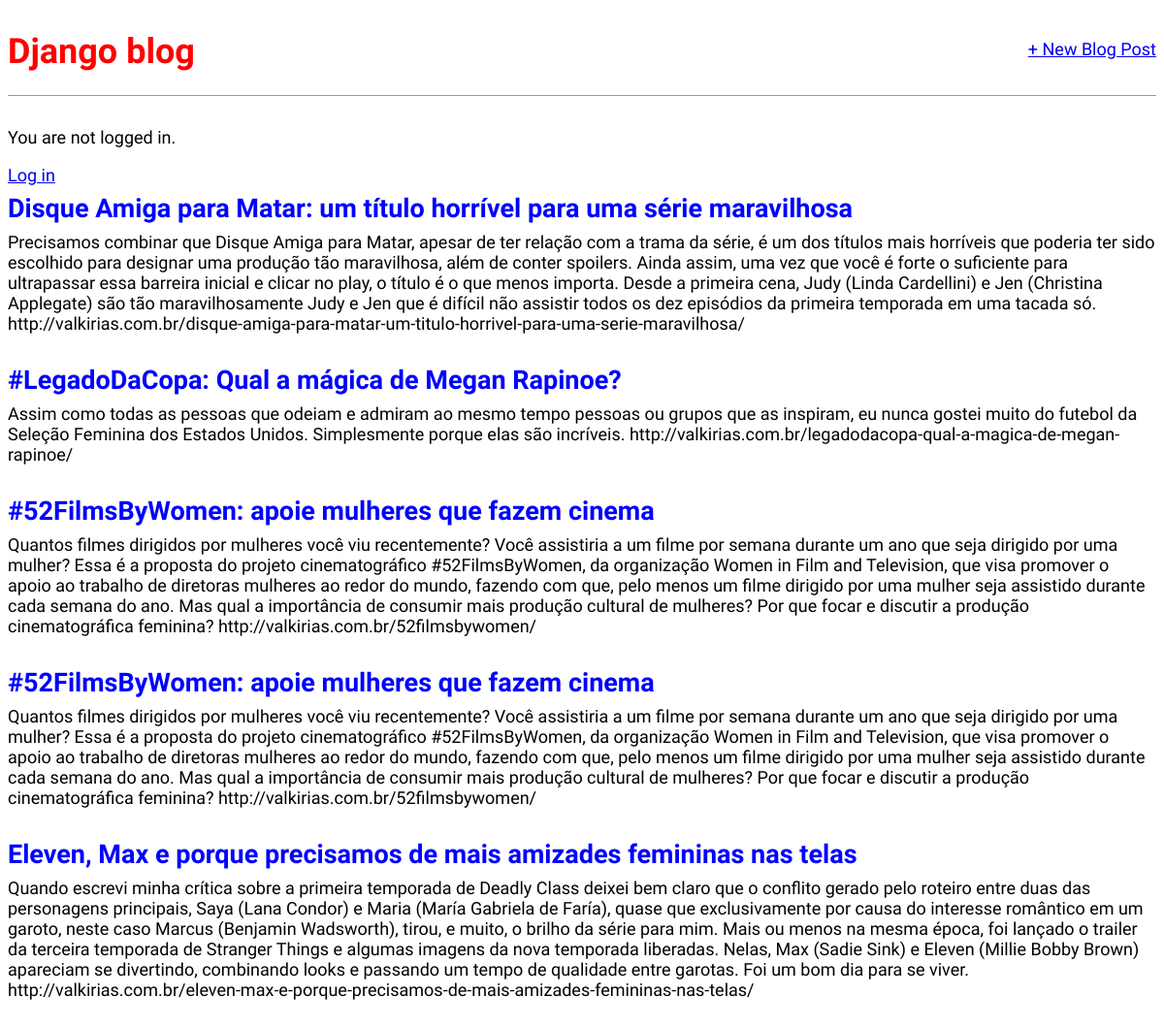
The page / on the database its author committed.
### blog/models.py (models this page shows, shortened)
class Post(models.Model):
    title = models.CharField(max_length = 200)
    author = models.ForeignKey(
        'auth.User',
        on_delete = models.CASCADE,
    )
    body = models.TextField()

### blog/views.py (the view)
# urls.py: path('', BlogListView.as_view(), name = 'home'),
class BlogListView(ListView):
    model = Post
    template_name = 'home.html'

### templates/home.html
{% extends 'base.html' %}
{% block content %}
    {% for post in object_list %}
        <div class="post-entry">
            <h2><a href="{% url 'post_detail' post.pk %}">{{ post.title }}</a></h2>
            <p>{{ post.body }}</p>
        </div>
    {% endfor %}
{% endblock content %}

### templates/base.html (shortened to what this page needs)
{% load static %}
<!DOCTYPE html>
<html lang="en">
<head>
    <link rel="stylesheet" href="{% static 'css/base.css' %}">
</head>
<body>
    <header>
        <div class="nav-left">
            <h1><a href="{% url 'home' %}">Django blog</a></h1>
        </div>
        <div class="nav-right">
            <a href="{% url 'post_new' %}">+ New Blog Post</a>
        </div>
    </header>
        {% if user.is_authenticated %}
            <p>Hi {{ user.username }}</p>
            <p><a href="{% url 'logout' %}">Log out</a></p>
        {% else %}
            <p>You are not logged in.</p>
            <a href="{% url 'login' %}">Log in</a>
        {% endif %}
    <div>
        {% block content %}
        {% endblock content %}
    </div>
</body>
</html>

### static/css/base.css (style rules this page uses)
header h1 a { color:red; text-decoration: none; }
body { font-family: 'Source Sans Pro', sans-serif; font-size:18px; }
header { border-bottom:1px solid #999; margin-bottom:2rem; display: flex; }
header h1 a { color: red; text-decoration:none; }
.nav-left { margin-right:auto; }
.nav-right { display: flex; padding-top:2rem; }
.post-entry { margin-bottom:2rem; }
.post-entry h2 { margin:0.5rem 0; }
.post-entry h2 a, .post-entry h2 a:visited { color: blue; text-decoration: none; }
.post-entry p { margin:0; font-weight:400; }

### rows shown on the page
Post: title "Disque Amiga para Matar: um título horrível para uma série maravilhosa", body "Precisamos combinar que Disque Amiga para Matar, apesar de ter relação com a trama da série, é um dos títulos mais horríveis que poderia ter sido escolhido para designar uma produção tão maravilhosa, além de conter spoilers. Ainda assim, uma vez que você é forte o suficiente para ultrapassar essa barreira inicial e clicar no play, o título é o que menos importa. Desde a primeira cena, Judy (Linda Cardellini) e Jen (Christina Applegate) são tão maravilhosamente Judy e Jen que é difícil não assistir todos os dez episódios da primeira temporada em uma tacada só. http://valkirias.com.br/disque-amiga-para-matar-um-titulo-horrivel-para-uma-serie-maravilhosa/"
Post: title "#LegadoDaCopa: Qual a mágica de Megan Rapinoe?", body "Assim como todas as pessoas que odeiam e admiram ao mesmo tempo pessoas ou grupos que as inspiram, eu nunca gostei muito do futebol da Seleção Feminina dos Estados Unidos. Simplesmente porque elas são incríveis. http://valkirias.com.br/legadodacopa-qual-a-magica-de-megan-rapinoe/"
Post: title "#52FilmsByWomen: apoie mulheres que fazem cinema", body "Quantos filmes dirigidos por mulheres você viu recentemente? Você assistiria a um filme por semana durante um ano que seja dirigido por uma mulher? Essa é a proposta do projeto cinematográfico #52FilmsByWomen, da organização Women in Film and Television, que visa promover o apoio ao trabalho de diretoras mulheres ao redor do mundo, fazendo com que, pelo menos um filme dirigido por uma mulher seja assistido durante cada semana do ano. Mas qual a importância de consumir mais produção cultural de mulheres? Por que focar e discutir a produção cinematográfica feminina? http://valkirias.com.br/52filmsbywomen/"
Post: title "#52FilmsByWomen: apoie mulheres que fazem cinema", body "Quantos filmes dirigidos por mulheres você viu recentemente? Você assistiria a um filme por semana durante um ano que seja dirigido por uma mulher? Essa é a proposta do projeto cinematográfico #52FilmsByWomen, da organização Women in Film and Television, que visa promover o apoio ao trabalho de diretoras mulheres ao redor do mundo, fazendo com que, pelo menos um filme dirigido por uma mulher seja assistido durante cada semana do ano. Mas qual a importância de consumir mais produção cultural de mulheres? Por que focar e discutir a produção cinematográfica feminina? http://valkirias.com.br/52filmsbywomen/"
Post: title "Eleven, Max e porque precisamos de mais amizades femininas nas telas", body "Quando escrevi minha crítica sobre a primeira temporada de Deadly Class deixei bem claro que o conflito gerado pelo roteiro entre duas das personagens principais, Saya (Lana Condor) e Maria (María Gabriela de Faría), quase que exclusivamente por causa do interesse romântico em um garoto, neste caso Marcus (Benjamin Wadsworth), tirou, e muito, o brilho da série para mim. Mais ou menos na mesma época, foi lançado o trailer da terceira temporada de Stranger Things e algumas imagens da nova temporada liberadas. Nelas, Max (Sadie Sink) e Eleven (Millie Bobby Brown) apareciam se divertindo, combinando looks e passando um tempo de qualidade entre garotas. Foi um bom dia para se viver.…"
